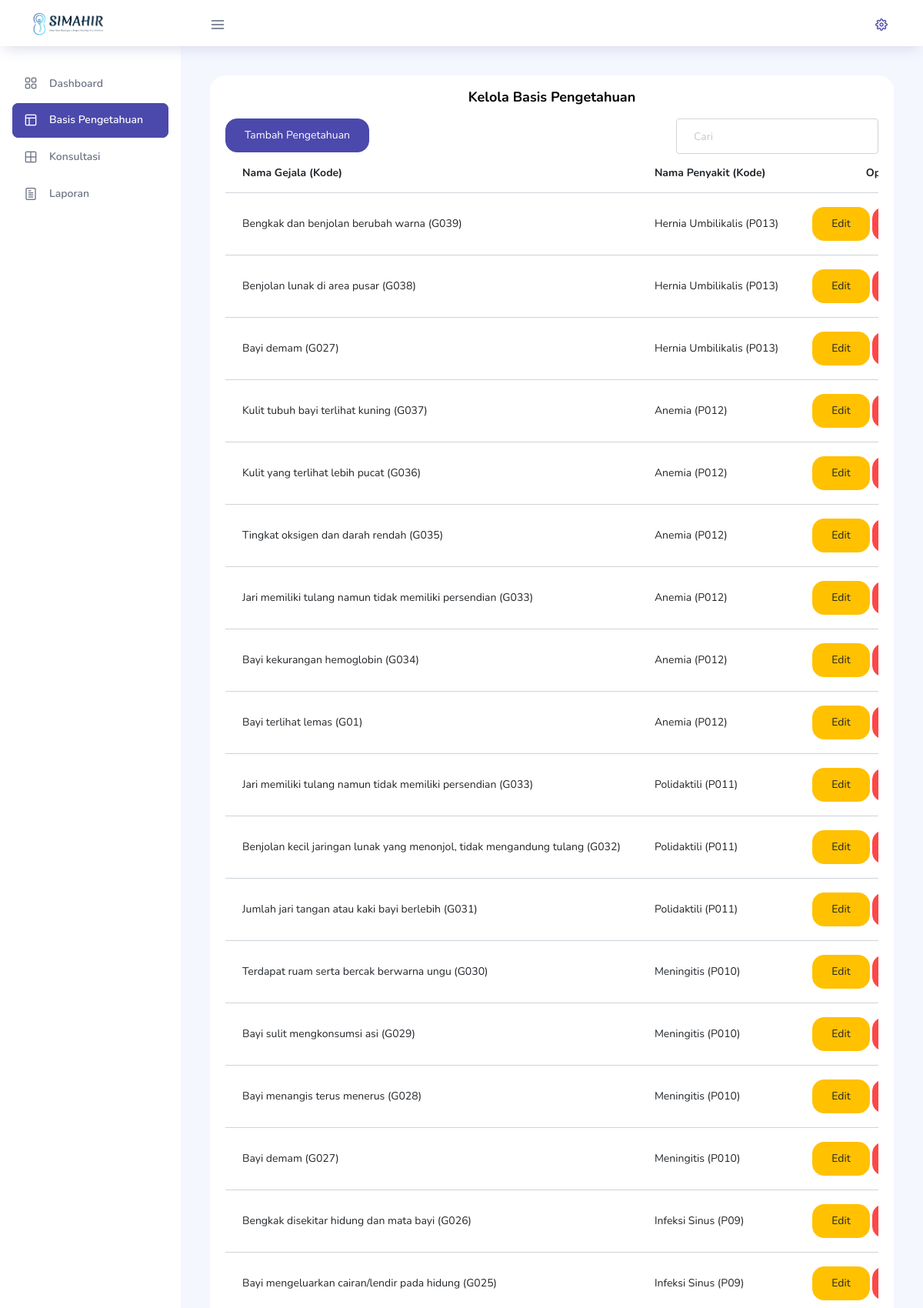
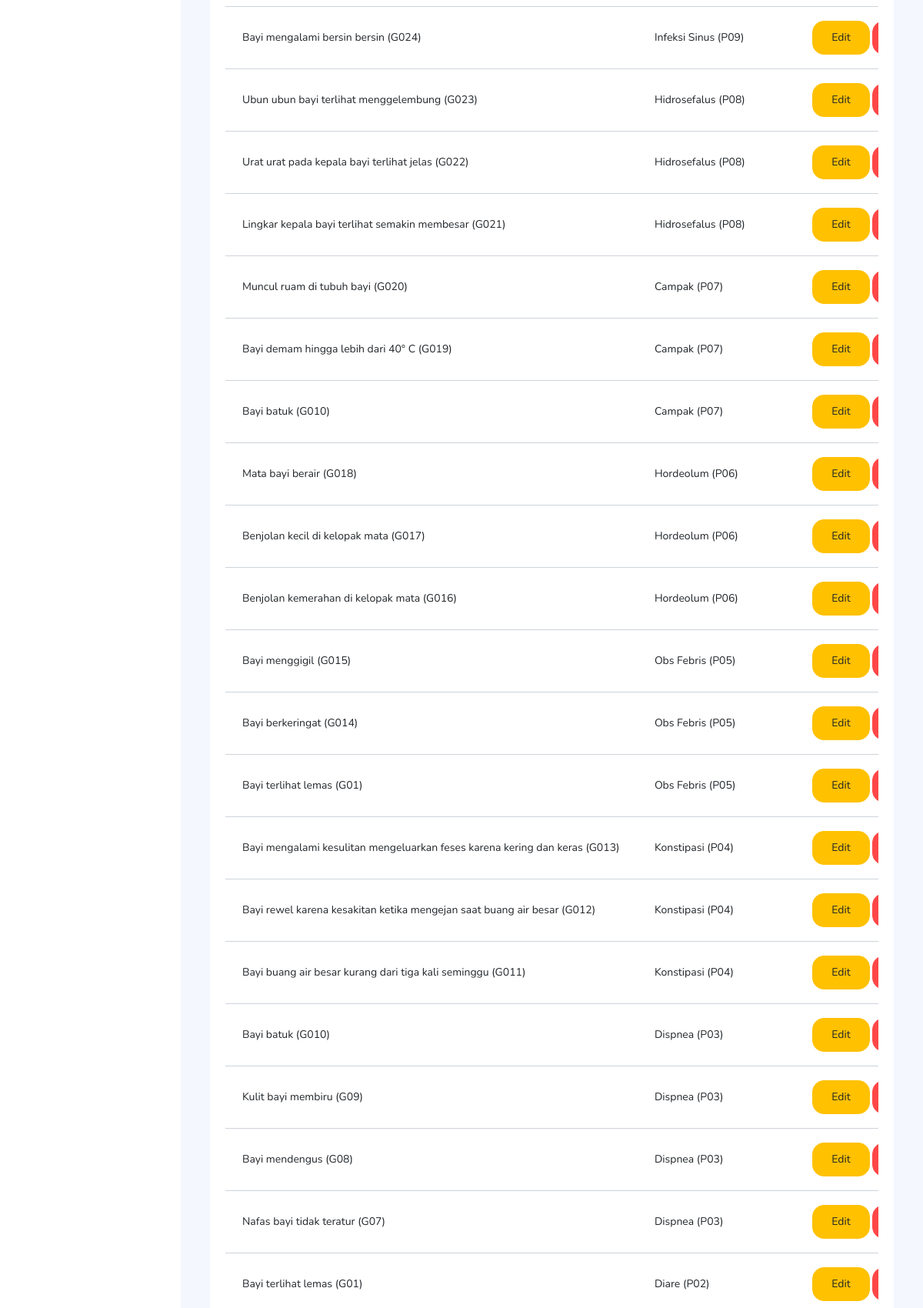
The app's page /view/basis_pengetahuan.php (signed in, upper part) with its own data (2 pictures, top to bottom).
### tables this page shows
CREATE TABLE `tb_pengetahuan`  (
  `id_pengetahuan` int(11) NOT NULL AUTO_INCREMENT,
  `kode_gejala` varchar(4) NULL DEFAULT NULL,
  `kode_penyakit` varchar(4) NULL DEFAULT NULL,
  PRIMARY KEY (`id_pengetahuan`) USING BTREE,
  INDEX `kd_gejala`(`kode_gejala`) USING BTREE,
  INDEX `kd_penyakit_pengetahuan`(`kode_penyakit`) USING BTREE,
  CONSTRAINT `kd_gejala` FOREIGN KEY (`kode_gejala`) REFERENCES `tb_gejala` (`kode_gejala`) ON DELETE CASCADE ON UPDATE CASCADE,
  CONSTRAINT `kd_penyakit_pengetahuan` FOREIGN KEY (`kode_penyakit`) REFERENCES `tb_penyakit` (`kode_penyakit`) ON DELETE CASCADE ON UPDATE CASCADE
);

CREATE TABLE `tb_gejala`  (
  `kode_gejala` varchar(4) NOT NULL,
  `nama_gejala` varchar(255) NOT NULL,
  PRIMARY KEY (`kode_gejala`) USING BTREE
);

CREATE TABLE `tb_penyakit`  (
  `kode_penyakit` varchar(4) NOT NULL,
  `nama_penyakit` varchar(50) NOT NULL,
  `keterangan_penyakit` text NULL,
  `solusi` text NOT NULL,
  PRIMARY KEY (`kode_penyakit`) USING BTREE
);

### class/koneksi.php (called while the page is built, shortened)
<?php
    class koneksi{
        public function __construct($con){
            $this->db=$con;
        }
    }
?>

### view/basis_pengetahuan.php (the view, shortened to what this page needs)
<!DOCTYPE html>
<html lang="en">
<head>
    <link rel="stylesheet" href="../template/vendors/feather/feather.css">
    <link rel="stylesheet" href="../template/vendors/ti-icons/css/themify-icons.css">
    <link rel="stylesheet" href="../template/vendors/css/vendor.bundle.base.css">
    <link rel="stylesheet" href="../template/css/vertical-layout-light/style.css">
    <link rel="stylesheet" href="../template/vendors/select2/select2.min.css">
    <link rel="stylesheet" href="../template/vendors/select2-bootstrap-theme/select2-bootstrap.min.css">
</head>
<body>
    <div class="container-scroller">
        <nav class="navbar col-lg-12 col-12 p-0 fixed-top d-flex flex-row">
            <div class="text-center navbar-brand-wrapper d-flex align-items-center justify-content-center">
                <a class="navbar-brand brand-logo mr-5" href="../template/indexpakar.php"><img
                        src="../template/images/logo.png" class="mr-2" alt="logo" /></a>
            </div>
            <div class="navbar-menu-wrapper d-flex align-items-center justify-content-end">
                <button class="navbar-toggler navbar-toggler align-self-center" type="button" data-toggle="minimize">
                    <span class="icon-menu"></span>
                </button>
                <ul class="navbar-nav navbar-nav-right">
                    <li class="nav-item nav-profile dropdown">
                        <a class="nav-link dropdown-toggle" href="#" data-toggle="dropdown" id="profileDropdown">
                            <i class="icon-cog text-primary"></i>
                        </a>
                    </li>
                </ul>
            </div>
        </nav>
        <div class="container-fluid page-body-wrapper">
            <?php require_once '../template/menu_pakar.php' ?>
            <div class="main-panel">
                <div class="content-wrapper">
                    <div class="row">
                        <div class="col-lg-12 grid-margin stretch-card">
                            <div class="card">
                                <div class="card-body">
                                    <center>
                                        <h4 class="card-title">Kelola Basis Pengetahuan</h4>
                                    </center>
                                                    <?php
                                                    require_once '../class/koneksi.php';
                                                    require_once '../class/class_basis_pengetahuan.php';
                                                    ?>
                                    <div class="row justify-content-between">
                                        <div class="col-4">
                                            <button type="button" class="btn btn-primary" data-toggle="modal"
                                                data-target="#exampleModal">
                                                Tambah Pengetahuan
                                            </button>
                                        </div>
                                        <div class="col-4">
                                            <input class="form-control" placeholder="Cari" type='text' id='input'
                                                onkeyup='searchTable()'>
                                        </div>
                                    </div>
                                    <div class="table-responsive">
                                        <table class="table table-hover">
                                            <thead>
                                                <tr>
                                                    <th scope="col">Nama Gejala (Kode)</th>
                                                    <th scope="col">Nama Penyakit (Kode)</th>
                                                    <th>
                                                        <center>
                                                            Opsi
                                                        </center>
                                                    </th>
                                                </tr>
                                            </thead>
                                            <?php
                                            require_once '../class/class_basis_pengetahuan.php';
                                            $query = "SELECT tb_pengetahuan.*, tb_gejala.nama_gejala, tb_penyakit.nama_penyakit FROM tb_pengetahuan JOIN tb_gejala ON tb_pengetahuan.kode_gejala = tb_gejala.kode_gejala JOIN tb_penyakit ON tb_pengetahuan.kode_penyakit = tb_penyakit.kode_penyakit ORDER BY tb_pengetahuan.id_pengetahuan DESC";
                                            $pengetahuan->Tampilpengetahuan($query);
                                            ?>
                                        </table>
                                    </div>
                                </div>
                            </div>
                        </div>
                    </div>
                </div>
            </div>
        </div>
</body>
</html>

### class/class_basis_pengetahuan.php (shortened to what this page needs)
<?php
require_once 'koneksi.php';
class pengetahuan extends koneksi
{
    public function Tampilpengetahuan($query)
    {
        $query = $this->db->prepare($query);
        $query->execute();
        while ($row = $query->fetch(PDO::FETCH_ASSOC)) : ?>
            <tr>
                <td><?= "{$row['nama_gejala']} ({$row['kode_gejala']})"; ?></td>
                <td><?= "{$row['nama_penyakit']} ({$row['kode_penyakit']})"; ?></td>
                <td>
                    <center>
                        <a href="basis_pengetahuan_edit.php?id=<?= $row['id_pengetahuan'] ?>" class='btn btn-warning'><span class='bi bi-pen'></span>Edit</a>
                        <a class="del_pengetahuan btn btn-danger" id="<?= "{$row['id_pengetahuan']}" ?>">Hapus</a>
                    </center>
                </td>
            </tr>
        <?php endwhile;
    }
}

### records on screen
tb_pengetahuan: kode_gejala.nama_gejala "Bengkak dan benjolan berubah warna", kode_gejala "G039", kode_penyakit.nama_penyakit "Hernia Umbilikalis", kode_penyakit "P013"
tb_pengetahuan: kode_gejala.nama_gejala "Benjolan lunak di area pusar", kode_gejala "G038", kode_penyakit.nama_penyakit "Hernia Umbilikalis", kode_penyakit "P013"
tb_pengetahuan: kode_gejala.nama_gejala "Bayi demam", kode_gejala "G027", kode_penyakit.nama_penyakit "Hernia Umbilikalis", kode_penyakit "P013"
tb_pengetahuan: kode_gejala.nama_gejala "Kulit tubuh bayi terlihat kuning", kode_gejala "G037", kode_penyakit.nama_penyakit "Anemia", kode_penyakit "P012"
tb_pengetahuan: kode_gejala.nama_gejala "Kulit yang terlihat lebih pucat", kode_gejala "G036", kode_penyakit.nama_penyakit "Anemia", kode_penyakit "P012"
tb_pengetahuan: kode_gejala.nama_gejala "Tingkat oksigen dan darah rendah", kode_gejala "G035", kode_penyakit.nama_penyakit "Anemia", kode_penyakit "P012"
tb_pengetahuan: kode_gejala.nama_gejala "Jari memiliki tulang namun tidak memiliki persendian", kode_gejala "G033", kode_penyakit.nama_penyakit "Anemia", kode_penyakit "P012"
tb_pengetahuan: kode_gejala.nama_gejala "Bayi kekurangan hemoglobin", kode_gejala "G034", kode_penyakit.nama_penyakit "Anemia", kode_penyakit "P012"
tb_pengetahuan: kode_gejala.nama_gejala "Bayi terlihat lemas", kode_gejala "G01", kode_penyakit.nama_penyakit "Anemia", kode_penyakit "P012"
tb_pengetahuan: kode_gejala.nama_gejala "Jari memiliki tulang namun tidak memiliki persendian", kode_gejala "G033", kode_penyakit.nama_penyakit "Polidaktili", kode_penyakit "P011"
tb_pengetahuan: kode_gejala.nama_gejala "Benjolan kecil jaringan lunak yang menonjol, tidak mengandung tulang", kode_gejala "G032", kode_penyakit.nama_penyakit "Polidaktili", kode_penyakit "P011"
tb_pengetahuan: kode_gejala.nama_gejala "Jumlah jari tangan atau kaki bayi berlebih", kode_gejala "G031", kode_penyakit.nama_penyakit "Polidaktili", kode_penyakit "P011"
tb_pengetahuan: kode_gejala.nama_gejala "Terdapat ruam serta bercak berwarna ungu", kode_gejala "G030", kode_penyakit.nama_penyakit "Meningitis", kode_penyakit "P010"
tb_pengetahuan: kode_gejala.nama_gejala "Bayi sulit mengkonsumsi asi", kode_gejala "G029", kode_penyakit.nama_penyakit "Meningitis", kode_penyakit "P010"
tb_pengetahuan: kode_gejala.nama_gejala "Bayi menangis terus menerus", kode_gejala "G028", kode_penyakit.nama_penyakit "Meningitis", kode_penyakit "P010"
tb_pengetahuan: kode_gejala.nama_gejala "Bayi demam", kode_gejala "G027", kode_penyakit.nama_penyakit "Meningitis", kode_penyakit "P010"
tb_pengetahuan: kode_gejala.nama_gejala "Bengkak disekitar hidung dan mata bayi", kode_gejala "G026", kode_penyakit.nama_penyakit "Infeksi Sinus", kode_penyakit "P09"
tb_pengetahuan: kode_gejala.nama_gejala "Bayi mengeluarkan cairan/lendir pada hidung", kode_gejala "G025", kode_penyakit.nama_penyakit "Infeksi Sinus", kode_penyakit "P09"
tb_pengetahuan: kode_gejala.nama_gejala "Bayi mengalami bersin bersin", kode_gejala "G024", kode_penyakit.nama_penyakit "Infeksi Sinus", kode_penyakit "P09"
tb_pengetahuan: kode_gejala.nama_gejala "Ubun ubun bayi terlihat menggelembung", kode_gejala "G023", kode_penyakit.nama_penyakit "Hidrosefalus", kode_penyakit "P08"
tb_pengetahuan: kode_gejala.nama_gejala "Urat urat pada kepala bayi terlihat jelas", kode_gejala "G022", kode_penyakit.nama_penyakit "Hidrosefalus", kode_penyakit "P08"
tb_pengetahuan: kode_gejala.nama_gejala "Lingkar kepala bayi terlihat semakin membesar", kode_gejala "G021", kode_penyakit.nama_penyakit "Hidrosefalus", kode_penyakit "P08"
tb_pengetahuan: kode_gejala.nama_gejala "Muncul ruam di tubuh bayi", kode_gejala "G020", kode_penyakit.nama_penyakit "Campak", kode_penyakit "P07"
tb_pengetahuan: kode_gejala.nama_gejala "Bayi demam hingga lebih dari 40° C", kode_gejala "G019", kode_penyakit.nama_penyakit "Campak", kode_penyakit "P07"
tb_pengetahuan: kode_gejala.nama_gejala "Bayi batuk", kode_gejala "G010", kode_penyakit.nama_penyakit "Campak", kode_penyakit "P07"
tb_pengetahuan: kode_gejala.nama_gejala "Mata bayi berair", kode_gejala "G018", kode_penyakit.nama_penyakit "Hordeolum", kode_penyakit "P06"
tb_pengetahuan: kode_gejala.nama_gejala "Benjolan kecil di kelopak mata", kode_gejala "G017", kode_penyakit.nama_penyakit "Hordeolum", kode_penyakit "P06"
tb_pengetahuan: kode_gejala.nama_gejala "Benjolan kemerahan di kelopak mata", kode_gejala "G016", kode_penyakit.nama_penyakit "Hordeolum", kode_penyakit "P06"
tb_pengetahuan: kode_gejala.nama_gejala "Bayi menggigil", kode_gejala "G015", kode_penyakit.nama_penyakit "Obs Febris", kode_penyakit "P05"
tb_pengetahuan: kode_gejala.nama_gejala "Bayi berkeringat", kode_gejala "G014", kode_penyakit.nama_penyakit "Obs Febris", kode_penyakit "P05"
tb_pengetahuan: kode_gejala.nama_gejala "Bayi terlihat lemas", kode_gejala "G01", kode_penyakit.nama_penyakit "Obs Febris", kode_penyakit "P05"
tb_pengetahuan: kode_gejala.nama_gejala "Bayi mengalami kesulitan mengeluarkan feses karena kering dan keras", kode_gejala "G013", kode_penyakit.nama_penyakit "Konstipasi", kode_penyakit "P04"
tb_pengetahuan: kode_gejala.nama_gejala "Bayi rewel karena kesakitan ketika mengejan saat buang air besar", kode_gejala "G012", kode_penyakit.nama_penyakit "Konstipasi", kode_penyakit "P04"
tb_pengetahuan: kode_gejala.nama_gejala "Bayi buang air besar kurang dari tiga kali seminggu", kode_gejala "G011", kode_penyakit.nama_penyakit "Konstipasi", kode_penyakit "P04"
tb_pengetahuan: kode_gejala.nama_gejala "Bayi batuk", kode_gejala "G010", kode_penyakit.nama_penyakit "Dispnea", kode_penyakit "P03"
tb_pengetahuan: kode_gejala.nama_gejala "Kulit bayi membiru", kode_gejala "G09", kode_penyakit.nama_penyakit "Dispnea", kode_penyakit "P03"
tb_pengetahuan: kode_gejala.nama_gejala "Bayi mendengus", kode_gejala "G08", kode_penyakit.nama_penyakit "Dispnea", kode_penyakit "P03"
tb_pengetahuan: kode_gejala.nama_gejala "Nafas bayi tidak teratur", kode_gejala "G07", kode_penyakit.nama_penyakit "Dispnea", kode_penyakit "P03"
tb_pengetahuan: kode_gejala.nama_gejala "Bayi terlihat lemas", kode_gejala "G01", kode_penyakit.nama_penyakit "Diare", kode_penyakit "P02"
